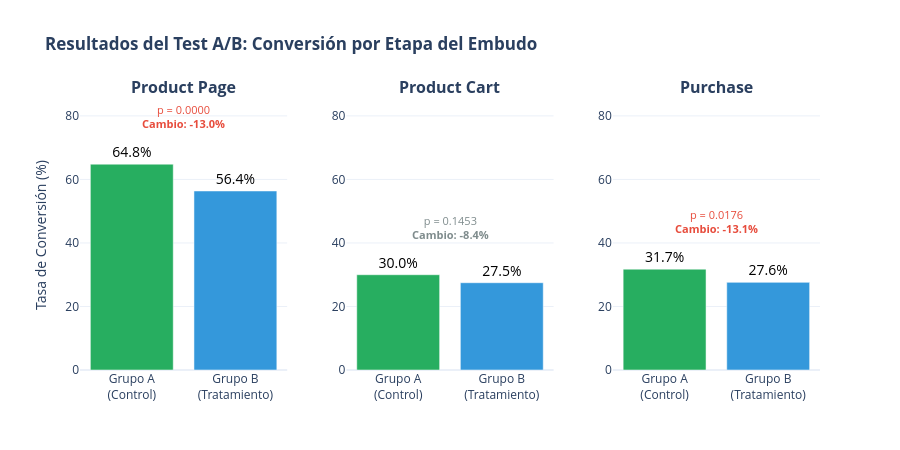

Write notebook code for a chart like this one.
### Markdown cell above
<a id='63-interpretacion'></a>
### 6.3 Interpretación de Resultados Estadísticos

#### Product Page (Vistas de página de producto)
- **Cambio observado:** -13.03%
- **P-valor:** < 0.0001
- **Interpretación:** La diferencia es **estadísticamente significativa**. El Grupo B tiene una tasa de conversión significativamente **menor** que el Grupo A.

#### Product Cart (Agregar al carrito)
- **Cambio observado:** -8.39%
- **P-valor:** 0.1453
- **Interpretación:** La diferencia **NO es estadísticamente significativa** al nivel α=0.05.

#### Purchase (Compras)
- **Cambio observado:** -13.10%
- **P-valor:** 0.0176
- **Interpretación:** La diferencia es **estadísticamente significativa**. El Grupo B tiene una tasa de compra significativamente **menor**.

### Code cell
# Visualización final con Plotly
fig = make_subplots(
    rows=1, cols=3,
    subplot_titles=[f"<b>{s.replace('_', ' ').title()}</b>" for s in stages_to_test],
    horizontal_spacing=0.08
)

for idx, stage in enumerate(stages_to_test):
    r = results[stage]
    
    # Barras de conversión
    fig.add_trace(go.Bar(
        x=['Grupo A<br>(Control)', 'Grupo B<br>(Tratamiento)'],
        y=[r['prop_a']*100, r['prop_b']*100],
        marker_color=['#27ae60', '#3498db'],
        text=[f"{r['prop_a']*100:.1f}%", f"{r['prop_b']*100:.1f}%"],
        textposition='outside',
        textfont=dict(size=14, color='black'),
        showlegend=False
    ), row=1, col=idx+1)
    
    # Añadir anotación de p-valor y cambio
    sig_text = '* Significativo' if r['significant'] else 'No significativo'
    sig_color = '#e74c3c' if r['significant'] else '#7f8c8d'
    
    fig.add_annotation(
        x=0.5, y=max(r['prop_a']*100, r['prop_b']*100) + 15,
        text=f"p = {r['p_value']:.4f}<br><b>Cambio: {r['relative_change']:+.1f}%</b>",
        showarrow=False,
        font=dict(size=11, color=sig_color),
        xref=f'x{idx+1}', yref=f'y{idx+1}'
    )

fig.update_layout(
    title='<b>Resultados del Test A/B: Conversión por Etapa del Embudo</b>',
    height=450,
    yaxis_title='Tasa de Conversión (%)',
    yaxis2_title='',
    yaxis3_title=''
)

# Ajustar rango del eje Y
for i in range(1, 4):
    fig.update_yaxes(range=[0, 85], row=1, col=i)

fig.show()

### Figure 1 — Plotly figure (JSON) as saved in the notebook; plotly's stock layout.template omitted (floating-point values rounded to 4 significant figures)
{"data": [{"marker": {"color": ["#27ae60", "#3498db"]}, "showlegend": false, "text": ["64.8%", "56.4%"], "textfont": {"color": "black", "size": 14}, "textposition": "outside", "type": "bar", "x": ["Grupo A<br>(Control)", "Grupo B<br>(Tratamiento)"], "xaxis": "x", "y": [64.8, 56.36], "yaxis": "y"}, {"marker": {"color": ["#27ae60", "#3498db"]}, "showlegend": false, "text": ["30.0%", "27.5%"], "textfont": {"color": "black", "size": 14}, "textposition": "outside", "type": "bar", "x": ["Grupo A<br>(Control)", "Grupo B<br>(Tratamiento)"], "xaxis": "x2", "y": [30.0, 27.48], "yaxis": "y2"}, {"marker": {"color": ["#27ae60", "#3498db"]}, "showlegend": false, "text": ["31.7%", "27.6%"], "textfont": {"color": "black", "size": 14}, "textposition": "outside", "type": "bar", "x": ["Grupo A<br>(Control)", "Grupo B<br>(Tratamiento)"], "xaxis": "x3", "y": [31.74, 27.59], "yaxis": "y3"}], "layout": {"annotations": [{"font": {"size": 16}, "showarrow": false, "text": "<b>Product Page</b>", "x": 0.14, "xanchor": "center", "xref": "paper", "y": 1.0, "yanchor": "bottom", "yref": "paper"}, {"font": {"size": 16}, "showarrow": false, "text": "<b>Product Cart</b>", "x": 0.5, "xanchor": "center", "xref": "paper", "y": 1.0, "yanchor": "bottom", "yref": "paper"}, {"font": {"size": 16}, "showarrow": false, "text": "<b>Purchase</b>", "x": 0.86, "xanchor": "center", "xref": "paper", "y": 1.0, "yanchor": "bottom", "yref": "paper"}, {"font": {"color": "#e74c3c", "size": 11}, "showarrow": false, "text": "p = 0.0000<br><b>Cambio: -13.0%</b>", "x": 0.5, "xref": "x", "y": 79.8, "yref": "y"}, {"font": {"color": "#7f8c8d", "size": 11}, "showarrow": false, "text": "p = 0.1453<br><b>Cambio: -8.4%</b>", "x": 0.5, "xref": "x2", "y": 45.0, "yref": "y2"}, {"font": {"color": "#e74c3c", "size": 11}, "showarrow": false, "text": "p = 0.0176<br><b>Cambio: -13.1%</b>", "x": 0.5, "xref": "x3", "y": 46.74, "yref": "y3"}], "height": 450, "title": {"text": "<b>Resultados del Test A/B: Conversión por Etapa del Embudo</b>"}, "xaxis": {"anchor": "y", "domain": [0.0, 0.28]}, "xaxis2": {"anchor": "y2", "domain": [0.36, 0.64]}, "xaxis3": {"anchor": "y3", "domain": [0.72, 1.0]}, "yaxis": {"anchor": "x", "domain": [0.0, 1.0], "range": [0, 85], "title": {"text": "Tasa de Conversión (%)"}}, "yaxis2": {"anchor": "x2", "domain": [0.0, 1.0], "range": [0, 85], "title": {"text": ""}}, "yaxis3": {"anchor": "x3", "domain": [0.0, 1.0], "range": [0, 85], "title": {"text": ""}}}}
